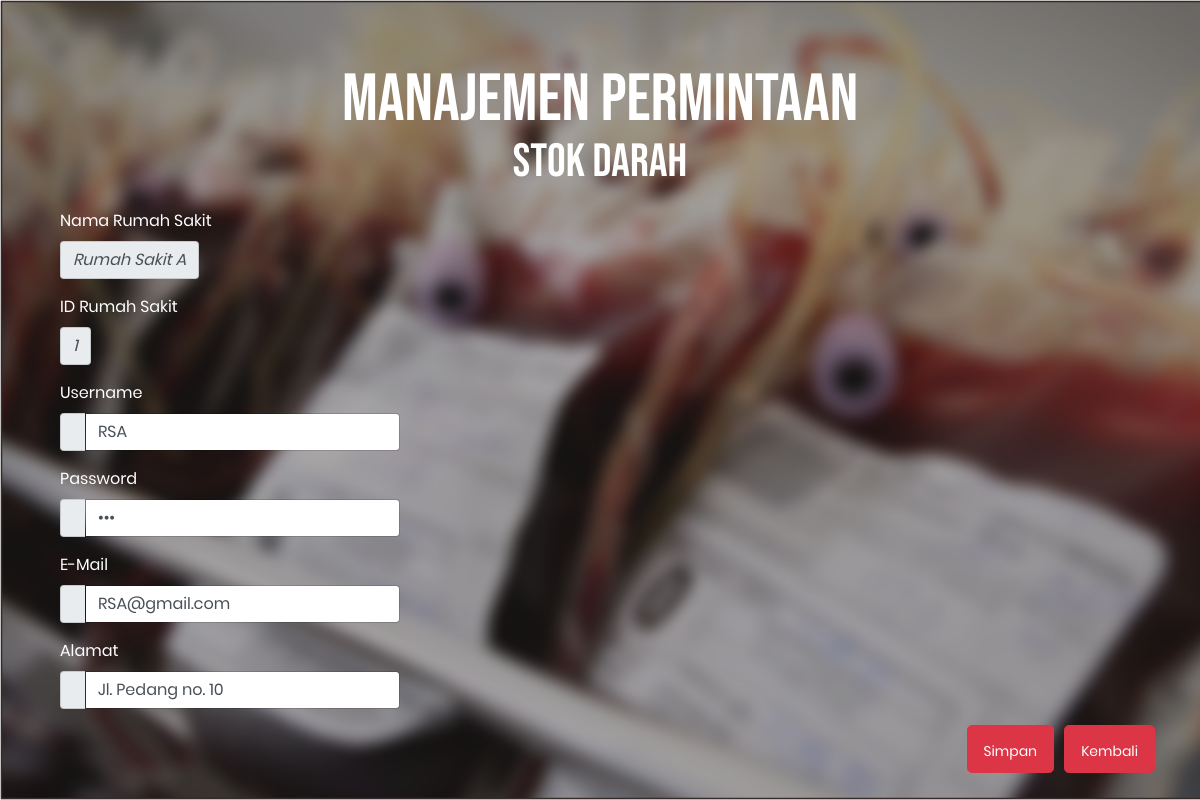
The app's page /ADMIN/ProfilRS.php (signed in) with its own data.
### tables this page shows
CREATE TABLE `user` (
  `Id_RS` int(11) NOT NULL,
  `Nama_Rumah_Sakit` varchar(100) NOT NULL,
  `Alamat_Rumah_Sakit` varchar(100) NOT NULL,
  `email` varchar(100) NOT NULL,
  `Limit_Stok` int(11) NOT NULL,
  `Username` varchar(100) NOT NULL,
  `Password` varchar(255) NOT NULL
);

### ADMIN/ProfilRS.php (the view, shortened to what this page needs)
<?php include 'header.php'  ?>
<?php
require 'Function.php';
$id_author = $_SESSION['user_id'];
?>
<body>
	<div class="container">
		<?php
		$sql = "SELECT * FROM  user where Id_RS = $id_author";
		$result = mysqli_query($con, $sql);
		?>
		<form class="well form-horizontal" action="" method="post"  >
			<fieldset>
				<?php
				while ($row = mysqli_fetch_assoc($result)){ ?>
					<div class="form-group">
						<label class="col-md-4 control-label" style="color: white">Nama Rumah Sakit</label>
						<div class="col-md-4 inputGroupContainer">
							<div class="input-group">
								<span class="input-group-addon"><i class="glyphicon glyphicon-user"><?php echo $row['Nama_Rumah_Sakit'] ?></i></span>
							</div>
						</div>
					</div>
					<div class="form-group">
						<label class="col-md-4 control-label" style="color: white">ID Rumah Sakit</label>
						<div class="col-md-4 inputGroupContainer">
							<div class="input-group">
								<span class="input-group-addon"><i class="glyphicon glyphicon-user"><?php echo $row['Id_RS'] ?></i></span>
							</div>
						</div>
					</div>
					<div class="form-group">
						<label class="col-md-4 control-label" style="color: white">Username</label>
						<div class="col-md-4 inputGroupContainer">
							<div class="input-group">
								<span class="input-group-addon"><i class="glyphicon glyphicon-user"></i></span>
								<input  name="Username" placeholder="Username" class="form-control"  type="text" value="<?php echo $row['Username'] ?>">
							</div>
						</div>
					</div>
					<div class="form-group" >
						<label class="col-md-4 control-label" style="color: white">Password</label>
						<div class="col-md-4 inputGroupContainer">
							<div class="input-group">
								<span class="input-group-addon"><i class="glyphicon glyphicon-user"></i></span>
								<input name="Password" placeholder="Password" class="form-control"  type="password" value="<?php echo $row['Password'] ?>">
							</div>
						</div>
					</div>
					<div class="form-group">
						<label class="col-md-4 control-label" style="color: white">E-Mail</label>
						<div class="col-md-4 inputGroupContainer">
							<div class="input-group">
								<span class="input-group-addon"><i class="glyphicon glyphicon-envelope"></i></span>
								<input name="email" placeholder="E-Mail" class="form-control"  type="text" value="<?php echo $row['email'] ?>">
							</div>
						</div>
					</div>
					<div class="form-group">
						<label class="col-md-4 control-label" style="color: white">Alamat</label>
						<div class="col-md-4 inputGroupContainer">
							<div class="input-group">
								<span class="input-group-addon"><i class="glyphicon glyphicon-envelope"></i></span>
								<input name="Alamat" placeholder="Alamat" class="form-control"  type="text" value="<?php echo $row['Alamat_Rumah_Sakit'] ?>">
							</div>
						</div>
					</div>
				</fieldset>
				<button class="btn btn-danger btn-lg float-right" style="margin-left: 10px" >
					<a href="BerandaRS.php" style="color: white; text-decoration: none;">Kembali</a>
				</button>
				<button type="submit" name="Simpan" class="btn btn-danger btn-lg float-right" >
					<a style="color: white; text-decoration: none;">Simpan</a>
				</form>
			<?php } ?>
	</div>

### css/Style2.css (style rules this page uses)
body { background-image: url(../Image/Background.png); background-size: cover; background-repeat: no-repeat; background-attachment: fixed; }

### css/main.css (style rules this page uses)
* { margin: 0px; padding: 0px; box-sizing: border-box; }
body, html { height: 100%; font-family: Poppins-Regular, sans-serif; }
a { font-family: Poppins-Regular; font-size: 14px; line-height: 1.7; color: #666666; margin: 0px; transition: all 0.4s; -webkit-transition: all 0.4s; -o-transition: all 0.4s; -moz-transition: all 0.4s; }
input { outline: none; border: none; }
button { outline: none !important; border: none; background: transparent; }

### records on screen
user: Nama_Rumah_Sakit "Rumah Sakit A", Id_RS "1", Username "RSA", email "RSA@gmail.com", Alamat "Jl. Pedang no. 10"
